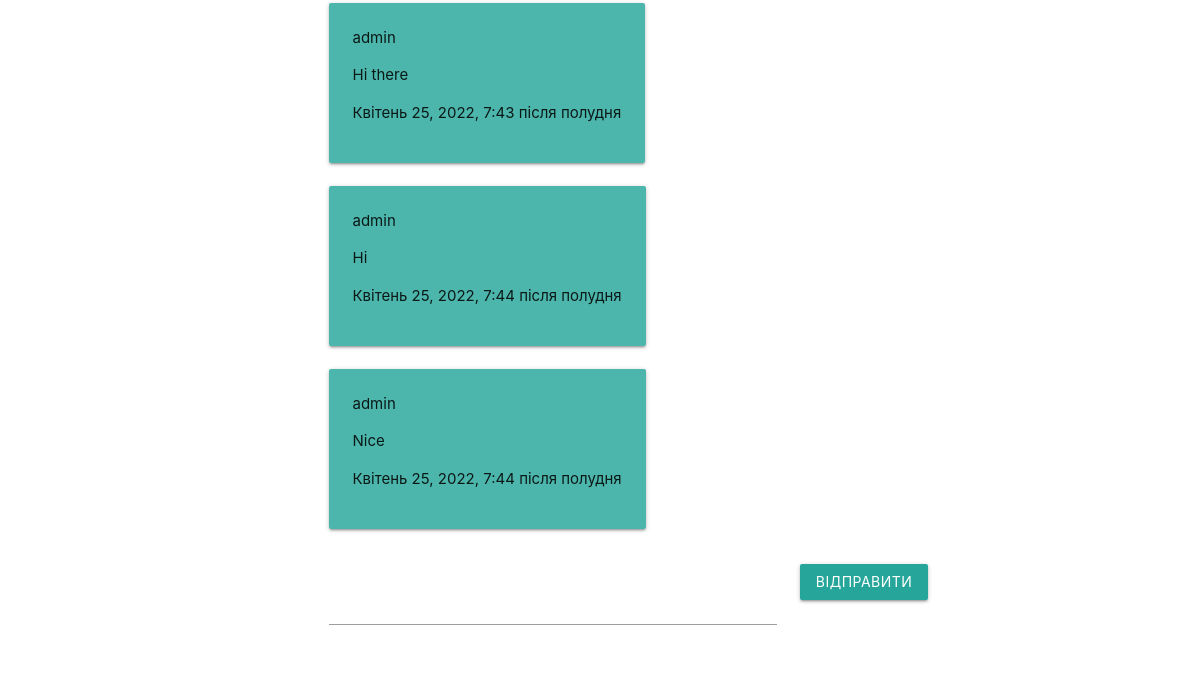
Before: /chat/4 (signed in, lower part) with the older database file.
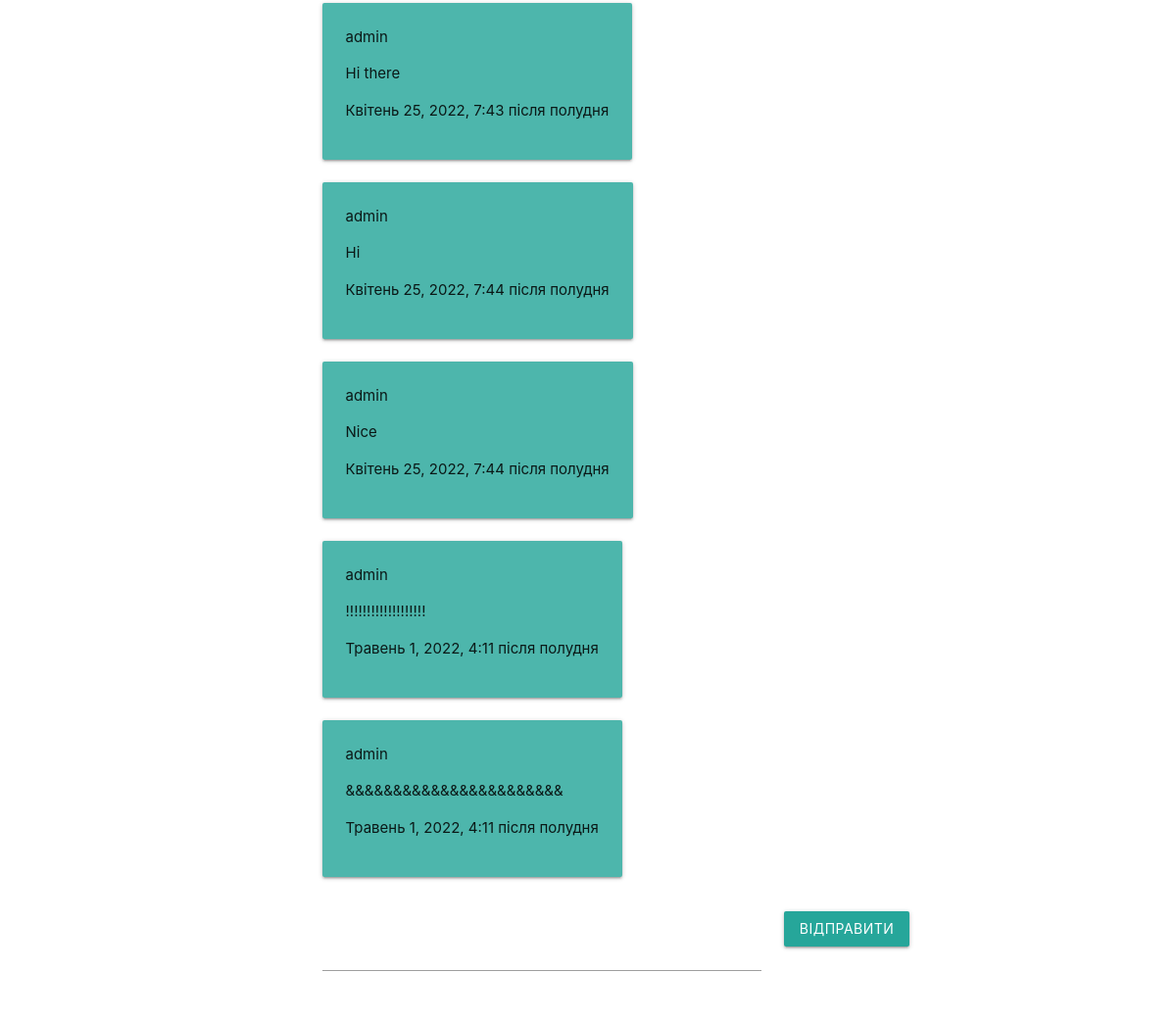
After: the same page with the newer database file.
### chat/models.py (models this page shows, shortened)
class Message(models.Model):
    sender = models.ForeignKey(User,
                               related_name="sent_messages",
                               on_delete=models.CASCADE)
    receiver = models.ForeignKey(User,
                               related_name="received_messages",
                               on_delete=models.CASCADE)
    message = models.TextField()
    seen = models.BooleanField(default=False)
    date_created = models.DateTimeField(default=timezone.now)
    class Meta:
        ordering = ('date_created', )

### chat/views.py (the view)
# urls.py: path('<int:pk>', views.load_messages),
@login_required
def load_messages(request, pk):
    other_user = get_object_or_404(User, pk=pk)
    messages = Message.objects.filter(
        Q(receiver=request.user, sender=other_user)
    )
    messages.update(seen=True)
    messages = messages | Message.objects.filter(
        Q(receiver=other_user, sender=request.user)
    )
    msg_num = unread_msg_num(request)
    users = User.objects.all()
    context = {
        "other_user": other_user,
        "user_messages": messages,
        "users": users,
        "msg_num": msg_num,
    }
    return render(request, "chatroom.html", context)

### chat/views.py (called while the page is built)
def unread_msg_num(request):
    if request.user.is_authenticated:
        unread_messages = Message.objects.filter(
            Q(seen=False) & Q(receiver=request.user)
        )
        unread_messages_count = unread_messages.count()
        return unread_messages_count

### chat/templates/chatroom.html (shortened to what this page needs)
{% extends 'navbar.html' %}
{% block content %}
<div class="row">
    <div class="container">
        <div class="container">
    <div class="col s8 m12 l12">
        <div id="message-area" class="col s8 m12 l12">
            <div id="messages" class="row">
            {% for message in user_messages %}
            <div class="col s12 m12 l12">
                <div class="card-panel {% if request.user == message.sender %} left teal lighten-2{% else %} right red lighten-2{%endif%}">
                    <div class="card-content">
                        <span class="card-title">{{message.sender.username}}</span>
                        <p>{{message.message}}</p>
                        <p>{{message.date_created}}</p>
                    </div>
                </div>
            </div>
            {% endfor %}
            </div>
            <div class="row">
                <div class="input-field col s10">
                  <input id="message-input" type="text" data-length="1000">
                </div>
                <div class="col s2">
                    <button id="send-btn"  class="btn waves-effect waves-light" type="submit" name="action">Відправити
                    </button>
                </div>
            </div>
        </div>
    </div>
</div>
</div>
</div>
{%endblock%}

Changed rows visible on the page:
added Message: sender.username "admin", message "!!!!!!!!!!!!!!!!!!!", date_created "Травень 1, 2022, 4:11 після полудня"
added Message: sender.username "admin", message "&&&&&&&&&&&&&&&&&&&&&&&", date_created "Травень 1, 2022, 4:11 після полудня"
